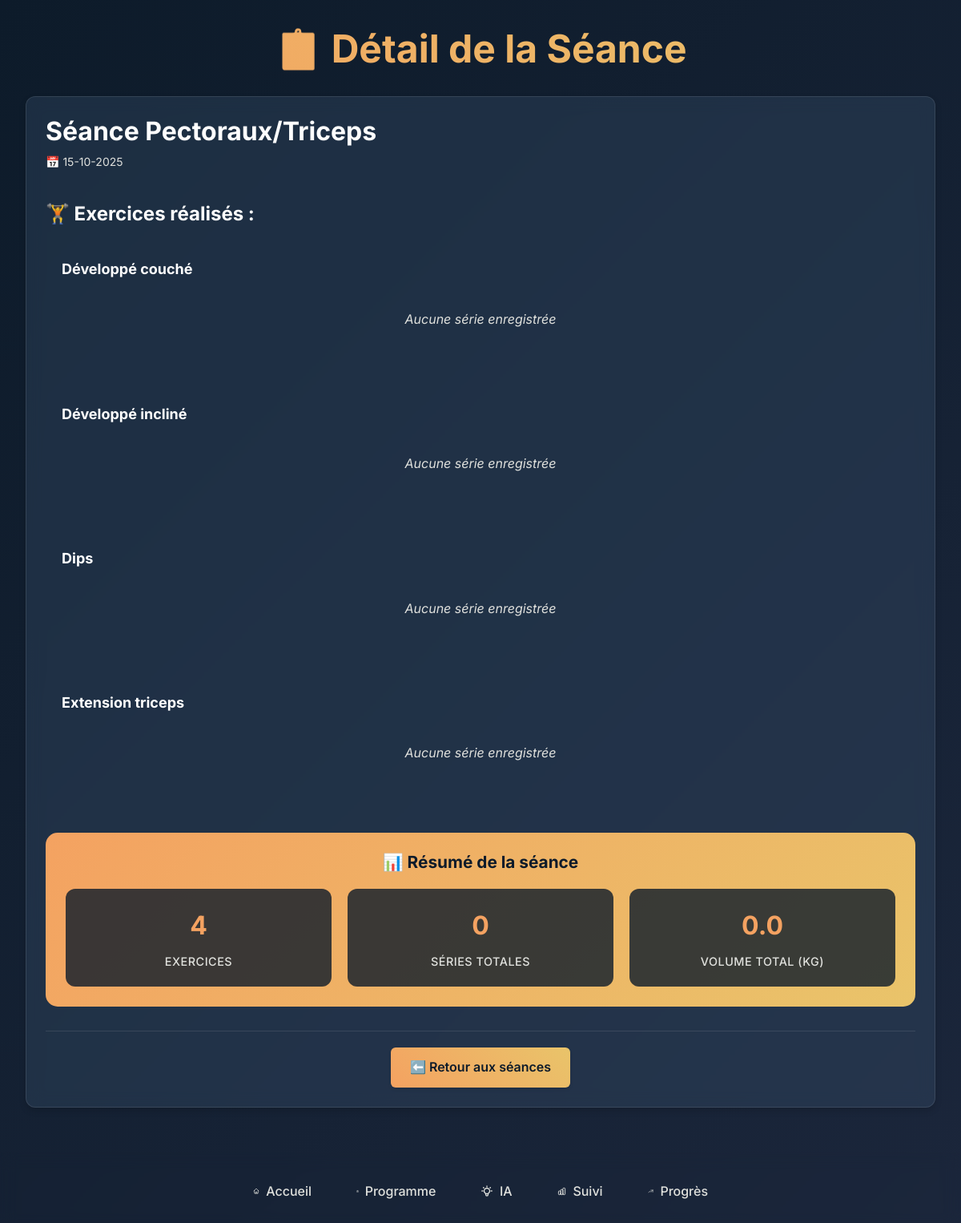
The page /session/2 on the database its author committed.
### tables this page shows
CREATE TABLE exercises (
                    id INTEGER PRIMARY KEY AUTOINCREMENT,
                    session_id INTEGER NOT NULL,
                    exercise_name TEXT NOT NULL,
                    sets INTEGER NOT NULL,
                    reps INTEGER NOT NULL,
                    weight REAL NOT NULL,
                    FOREIGN KEY (session_id) REFERENCES sessions (id)
                );

### app.py (the view, shortened to what this page needs)
@app.route('/session/<int:session_id>')
def view_session(session_id):
    session = None
    exercises = []
    session_stats = {
        'total_sets': 0,
        'total_volume': 0.0
    }
    try:
        with sqlite3.connect('database.db') as conn:
            cur = conn.cursor()
            cur.execute("SELECT * FROM sessions WHERE id = ?", (session_id,))
            session = cur.fetchone()
            if session:
                cur.execute("""
                    SELECT e.id, e.exercise_name, st.set_number, st.reps, st.weight
                    FROM exercises e
                    LEFT JOIN sets st ON e.id = st.exercise_id
                    WHERE e.session_id = ?
                    ORDER BY e.id, st.set_number
                """, (session_id,))
                raw_data = cur.fetchall() or []
                exercises_dict = {}
                for row in raw_data:
                    exercise_id, exercise_name, set_number, reps, weight = row
                    if exercise_id not in exercises_dict:
                        exercises_dict[exercise_id] = {
                            'id': exercise_id,
                            'name': exercise_name,
                            'sets': []
                        }
                exercises = list(exercises_dict.values())
    except sqlite3.Error as e:
        print(f"Erreur de base de données dans view_session: {e}")
        init_db()
    except Exception as e:
        print(f"Erreur inattendue dans view_session: {e}")
    return render_template('session_detail.html', session=session, exercises=exercises, session_stats=session_stats)

### app.py (called while the page is built)
def format_date(date_string):
    if not date_string:
        return ""
    try:
        for fmt in ['%Y-%m-%d %H:%M:%S', '%Y-%m-%d', '%d-%m-%Y', '%d/%m/%Y']:
            try:
                dt = datetime.strptime(str(date_string)[:19], fmt)
                return dt.strftime('%d-%m-%Y')
            except ValueError:
                continue
        if len(str(date_string)) >= 10:
            parts = str(date_string)[:10].split('-')
            if len(parts) == 3:
                return f"{parts[2]}-{parts[1]}-{parts[0]}"
        return str(date_string)[:10]
    except Exception as e:
        print(f"Erreur de formatage de date: {e}")
        return str(date_string)[:10]

### templates/session_detail.html (shortened to what this page needs)
{% extends "base.html" %}
{% block content %}
<div class="fade-in">
    <div class="session-header-main">
        <h1>📋 Détail de la Séance</h1>
    </div>
    {% if session %}
    <div class="card">
        <div class="session-header">
            <h2>{{ session[1] or 'Séance sans nom' }}</h2>
            <p class="session-date">📅 {{ session[2]|format_date }}</p>
        </div>
        {% if exercises %}
        <div class="exercises-list">
            <h3>🏋️ Exercices réalisés :</h3>
            {% for exercise in exercises %}
            <div class="exercise-detail">
                <div class="exercise-name">
                    <strong>{{ exercise.name }}</strong>
                </div>
                {% if exercise.sets %}
                <div class="sets-detail">
                    {% for set in exercise.sets %}
                    <div class="set-detail-row">
                        <span class="set-badge">Série {{ set.number }}</span>
                        <span class="set-info">{{ set.reps }} rép × {{ set.weight }} kg</span>
                        <span class="set-volume">= {{ set.reps * set.weight }} kg</span>
                    </div>
                    {% endfor %}
                </div>
                <div class="exercise-summary">
                    <small>
                        📊 Total : {{ exercise.sets|length }} série(s) |
                        💪 Volume : {{ exercise.sets|sum(attribute='reps')|default(0) * exercise.sets|sum(attribute='weight')|default(0) / exercise.sets|length if exercise.sets else 0 }} kg
                    </small>
                </div>
                {% else %}
                <p class="no-sets">Aucune série enregistrée</p>
                {% endif %}
            </div>
            {% endfor %}
              <div class="session-summary">
                <h4>📊 Résumé de la séance</h4>
                <div class="summary-grid">
                    <div class="summary-card">
                        <span class="summary-number">{{ exercises|length }}</span>
                        <span class="summary-label">Exercices</span>
                    </div>
                    <div class="summary-card">
                        <span class="summary-number">{{ session_stats.total_sets }}</span>
                        <span class="summary-label">Séries totales</span>
                    </div>
                    <div class="summary-card">
                        <span class="summary-number">{{ "%.1f"|format(session_stats.total_volume) }}</span>
                        <span class="summary-label">Volume total (kg)</span>
                    </div>
                </div>
            </div>
        </div>        {% else %}
        <p class="no-exercises">Aucun exercice enregistré dans cette séance.</p>
        {% endif %}
        <div class="session-actions">
            <a href="/track" class="btn btn-primary">
                ⬅️ Retour aux séances
            </a>
        </div>
    </div>
    {% endif %}
</div>
{% endblock %}

### static/css/style.css (style rules this page uses)
:root { --primary: #0D1B2A; --secondary: #1B263B; --accent: #F4A261; --accent-secondary: #E9C46A; --surface: #415A77; --surface-light: #778DA9; --text-primary: #FFFFFF; --text-secondary: #E0E1DD; --text-muted: #B0B0B0; --success: #2D6A4F; --warning: #F77F00; --error: #D62828; --shadow-light: 0 2px 4px rgba(0, 0, 0, 0.1); --shadow-medium: 0 4px 8px rgba(0, 0, 0, 0.15); --shadow-heavy: 0 8px 16px rgba(0, 0, 0, 0.2); --radius-small: 6px; --radius-medium: 12px; --radius-large: 16px; --spacing-xs: 0.5rem; --spacing-sm: 0.75rem; --spacing-md: 1rem; --spacing-lg: 1.5rem; --spacing-xl: 2rem; --spacing-xxl: 3rem; --transition-fast: 0.15s ease-in-out; --transition-normal: 0.25s ease-in-out; --transition-slow: 0.4s ease-in-out; }
* { margin: 0; padding: 0; box-sizing: border-box; }
html { font-size: 16px; scroll-behavior: smooth; }
body { font-family: 'Inter', 'SF Pro Display', -apple-system, BlinkMacSystemFont, 'Segoe UI', Roboto, sans-serif; background: linear-gradient(135deg, var(--primary) 0%, var(--secondary) 100%); color: var(--text-primary); line-height: 1.6; min-height: 100vh; padding-bottom: 80px; overflow-x: hidden; }
h1, h2, h3, h4, h5, h6 { font-weight: 700; line-height: 1.2; margin-bottom: var(--spacing-md); color: var(--text-primary); }
h1 { font-size: 2.5rem; background: linear-gradient(45deg, var(--accent), var(--accent-secondary)); -webkit-background-clip: text; -webkit-text-fill-color: transparent; background-clip: text; text-align: center; margin-bottom: var(--spacing-lg); }
h2 { font-size: 2rem; color: var(--accent); margin-bottom: var(--spacing-lg); }
h3 { font-size: 1.5rem; color: var(--accent-secondary); }
p { margin-bottom: var(--spacing-md); color: var(--text-secondary); font-size: 1rem; font-weight: 400; }
.card { background: rgba(65, 90, 119, 0.3); backdrop-filter: blur(10px); border: 1px solid rgba(255, 255, 255, 0.1); border-radius: var(--radius-medium); padding: var(--spacing-lg); margin-bottom: var(--spacing-lg); box-shadow: var(--shadow-medium); transition: all var(--transition-normal); }
.session-date { color: var(--text-secondary); }
.btn { display: inline-block; padding: var(--spacing-sm) var(--spacing-lg); border: none; border-radius: var(--radius-small); font-family: inherit; font-size: 1rem; font-weight: 600; text-decoration: none; text-align: center; cursor: pointer; transition: all var(--transition-fast); position: relative; overflow: hidden; min-width: 120px; }
.btn::before { content: ''; position: absolute; top: 0; left: -100%; width: 100%; height: 100%; background: linear-gradient(90deg, transparent, rgba(255, 255, 255, 0.2), transparent); transition: left var(--transition-slow); }
.btn-primary { background: linear-gradient(45deg, var(--accent), var(--accent-secondary)); color: var(--primary); box-shadow: var(--shadow-light); }
.fade-in { animation: fadeIn var(--transition-slow) ease-out; }
@media (min-width: 1024px) { h1 { font-size: 3rem; } }
@media (min-width: 601px) { body { padding-bottom: 0; } }

### rows shown on the page
exercises: name "Développé couché"
exercises: name "Développé incliné"
exercises: name "Dips"
exercises: name "Extension triceps"

### other values the page prints
{{ session[1] or 'Séance sans nom' }} "Séance Pectoraux/Triceps"
{{ session[2]|format_date }} "15-10-2025"
{{ exercises|length }} "4"
{{ session_stats.total_sets }} "0"
{{ "%.1f"|format(session_stats.total_volume) }} "0.0"
